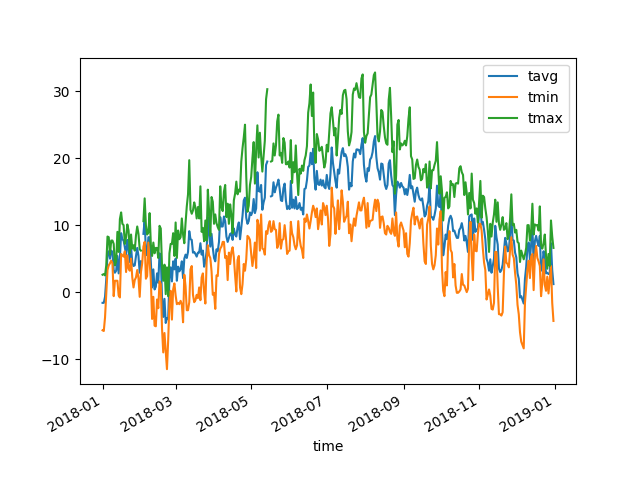

Write the Python code that produced this figure.
from meteostat import Stations, Daily
from datetime import datetime
import matplotlib.pyplot as plt

# Hourly
stations = Stations(lat = 49.2497, lon = -123.1193)
station = stations.fetch(1)

data = Daily(station, start = datetime(2018, 1, 1), end = datetime(2018, 12, 31))
data = data.fetch()

data.plot(x = 'time', y = ['tavg', 'tmin', 'tmax'], kind = 'line')
plt.show()
